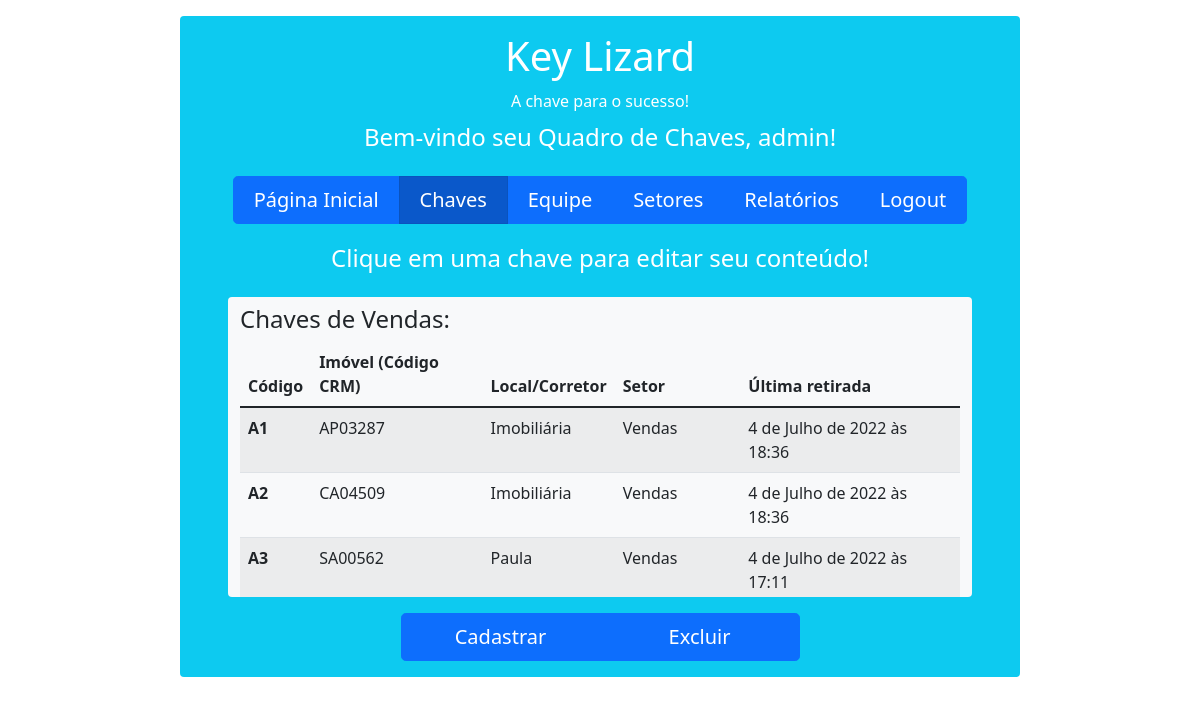
Screenshot of /chaves/ (signed in) with the database file from the repository.
### chaves/models.py (models this page shows, shortened)
class Chave(models.Model):
    usuario = models.ForeignKey(User, on_delete=models.CASCADE)
    corretor = models.ForeignKey(Corretor, on_delete=models.SET_NULL, null=True, default='Imobiliária')
    setor_atribuido = models.ForeignKey(Setor, on_delete=models.SET_NULL, null=True, default='Administrativo')
    codigo = models.CharField(max_length=3)
    codigo_imovel_crm = models.CharField(max_length=30, null=True)
    horario = models.DateTimeField(auto_now_add=True)
    class Meta:
        db_table = 'tb_chaves'
        get_latest_by = 'horario'

### corretores/models.py (models this page shows)
class Corretor(models.Model):
    usuario = models.ForeignKey(User, on_delete=models.CASCADE)
    setor = models.ForeignKey(Setor, on_delete=models.CASCADE)
    nome = models.CharField(max_length=30, default='Imobiliária')
    def __str__(self):
        return self.nome
    class Meta:
        db_table = 'tb_corretores'

### setores/models.py (models this page shows)
class Setor(models.Model):
    usuario = models.ForeignKey(User, on_delete=models.CASCADE)
    nome_setor = models.CharField(max_length=30, default='Administrativo')
    def __str__(self):
        return self.nome_setor
    class Meta:
        db_table = 'tb_setores'

### chaves/views.py (the view)
# urls.py: path('', views.index_chaves, name='index_chaves'),
def index_chaves(request):
    if request.user.is_authenticated:
        id_vendas = Setor.objects.get(nome_setor='Vendas')
        id_locacao = Setor.objects.get(nome_setor='Locação')
        chaves_listar = request.user.chave_set.all()
        chaves_vendas = Chave.objects.filter(setor_atribuido=id_vendas).all()
        chaves_locacao = Chave.objects.filter(setor_atribuido=id_locacao).all()
        context = {
            'chaves_listar': chaves_listar,
            'chaves_vendas': chaves_vendas,
            'chaves_locacao': chaves_locacao
        }
        return render(request, 'inicio_chaves/index_chaves.html', context=context)
    else:
        return render(request, 'inicio_chaves/index_chaves.html')

### chaves/templates/inicio_chaves/index_chaves.html
{% extends 'base.html' %}
{% block content %}
    <div class="container rounded bg-info text-white mt-3 mb-3" style="max-width: 70%">
        <div class="row mt-3">
            <div class="col align-self-center text-center mt-3">
                <h1>Key Lizard</h1>
            </div>
        </div>
        <div class="row mt-1">
            <div class="col align-self-center text-center">
                <h6>A chave para o sucesso!</h6>
            </div>
        </div>
        {% if not user.is_authenticated %}
            <div class="row mt-3">
                <div class="col align-self-center text-center">
                    <strong>ATENÇÃO:</strong> Você não está logado!
                </div>
            </div>
            <div class="row mt-3">
                <div class="col align-self-center text-center">
                    <p>Para realizar o login: <a href="{% url 'login' %}" style="text-decoration: none">Clique aqui!</a> </p>
                </div>
            </div>
        {% else %}
            <div class="row mt-1 mb-3">
                <div class="col align-self-center text-center">
                    <h4>Bem-vindo seu Quadro de Chaves, {{user.username}}!</h4>
                </div>
            </div>
            <div class="row">
                <div class="col align-self-center text-center">
                    <div class="btn-group btn-group-lg mb-3" style="width: 90%">
                        <a href="{% url 'usuarios:index' %}" class="btn btn-primary">Página Inicial</a>
                        <a href="{% url 'chaves:index_chaves' %}" class="btn btn-primary active" aria-current="page">Chaves</a>
                        <a href="{% url 'corretores:index_corretores' %}" class="btn btn-primary">Equipe</a>
                        <a href="{% url 'setores:index_setores' %}" class="btn btn-primary">Setores</a>
                        <a href="{% url 'relatorios:index_relatorios' %}" class="btn btn-primary">Relatórios</a>
                        <a href="{% url 'logout' %}" class="btn btn-primary">Logout</a>
                    </div>
                </div>
            </div>
            <div class="row mt-1 mb-3">
                <div class="col align-self-center text-center">
                    <h4>Clique em uma chave para editar seu conteúdo!</h4>
                </div>
            </div>
            <div class="row">
                <div class="col overflow-scroll rounded align-self-left text-left bg-light mx-5 mb-3"
                     style="max-height: 300px"
                >
                    <div class="row text-dark mt-2">
                        <h4>Chaves de Vendas:</h4>
                    </div>
                    <table class="table table-striped table-hover">
                        <thead>
                            <tr>
                                <th scope="col">Código</th>
                                <th scope="col">Imóvel (Código CRM)</th>
                                <th scope="col">Local/Corretor</th>
                                <th scope="col">Setor</th>
                                <th scope="col">Última retirada</th>
                            </tr>
                        </thead>
                        <tbody>
                        {% for chave in chaves_listar %}
                            <tr onclick="window.location='{% url 'chaves:editar_chaves' chave.pk %}';">
                                <th scope="row">{{ chave.codigo }}</th>
                                <td>{{ chave.codigo_imovel_crm }}</td>
                                <td>{{ chave.corretor }}</td>
                                <td>{{ chave.setor_atribuido }}</td>
                                <td>{{ chave.horario }}</td>
                            </tr>
                        {% endfor %}
                        </tbody>
                    </table>
                </div>
            </div>
            <div class="row">
                <div class="col align-self-center text-center">
                    <div class="btn-group btn-group-lg mb-3">
                        <a href="{% url 'chaves:cadastrar_chaves' %}" class="btn btn-primary" style="width: 200px">Cadastrar</a>
                        <a href="{% url 'chaves:selecionar_excluir_chaves' %}" class="btn btn-primary" style="width: 200px">Excluir</a>
                    </div>
                </div>
            </div>
        {% endif %}
    </div>
{% endblock %}

### rows the page displays
Chave: codigo "A1", codigo_imovel_crm "AP03287", corretor "Imobiliária", setor_atribuido "Vendas", horario "4 de Julho de 2022 às 18:36"
Chave: codigo "A2", codigo_imovel_crm "CA04509", corretor "Imobiliária", setor_atribuido "Vendas", horario "4 de Julho de 2022 às 18:36"
Chave: codigo "A3", codigo_imovel_crm "SA00562", corretor "Paula", setor_atribuido "Vendas", horario "4 de Julho de 2022 às 17:11"

### other values shown
{{ user.username }} "admin"
